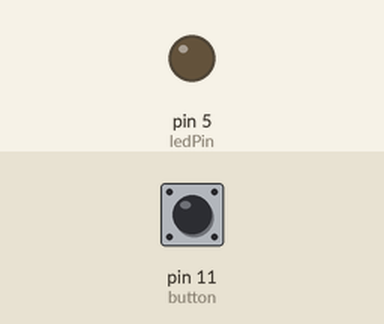
Bench run of a sketch on a simulated Arduino Uno, built with avr-gcc and run on an emulated ATmega328P. Parts: output pins drawn as LEDs (lit = HIGH). The test bench sets the inputs (shaded band); at power-on: pin 11 (button) LOW.

Above: at 1.2 s.
1.3 s: pin 11 (button) pulled HIGH for 0.15 s
At 1.37 s:
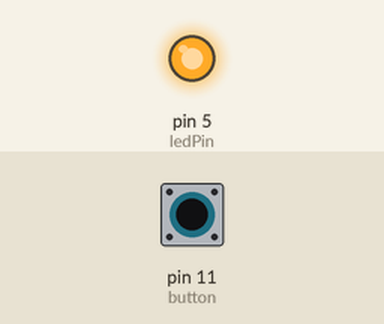
2.9 s: pin 11 (button) pulled HIGH for 3.2 s
At 7.1 s:
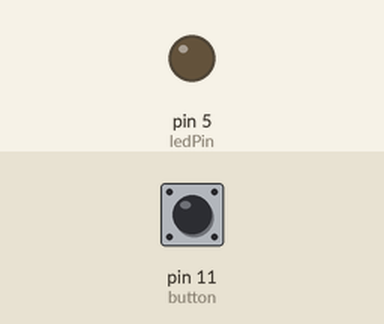
Timing chart, 0 to 8.6 s (numbered marks = the images above; inputs shaded):
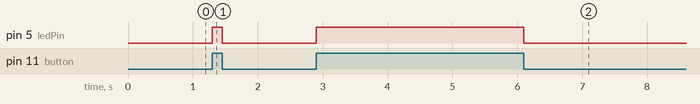

Measured:
- after the input at 1.3 s, pin 5 (ledPin): LOW → HIGH at once, → LOW 0.15 s later
- after the input at 2.9 s, pin 5 (ledPin): LOW → HIGH at once, → LOW 3.2 s later

The sketch:

button.ino
```cpp
int button = 11;
int ledPin = 5;
void setup()
{
  pinMode(button, INPUT);
  pinMode(ledPin, OUTPUT);
}

void loop() {
  int buttonStatus = digitalRead(button);
  if (buttonStatus == HIGH)
  {
    digitalWrite(ledPin,HIGH);
  }
  else
  {
    digitalWrite(ledPin,LOW);
  }
}
```
